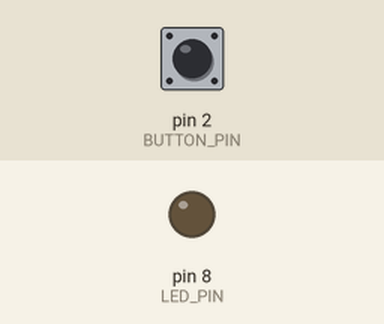
The sketch below on a simulated Arduino Uno, built with avr-gcc and run on an emulated ATmega328P. On the bench: output pins drawn as LEDs (lit = HIGH). The test bench sets the inputs (shaded band); at power-on: pin 2 (BUTTON_PIN) HIGH.

Above: at 1.2 s.
1.3 s: pin 2 (BUTTON_PIN) pulled LOW for 0.15 s
At 2.2 s:
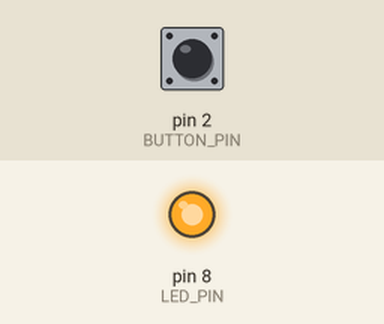
2.9 s: pin 2 (BUTTON_PIN) pulled LOW for 1 s
At 3.4 s:
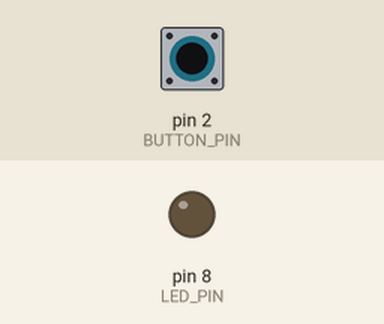
5.4 s: pin 2 (BUTTON_PIN) pulled LOW for 3.2 s
At 6.5 s:
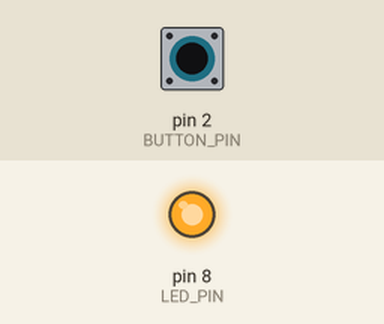
Timing chart, 0 to 8.4 s (numbered marks = the images above; inputs shaded):
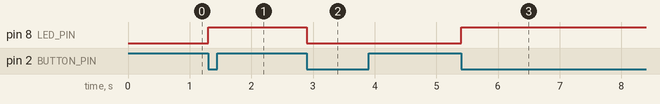

Measured:
- after the input at 1.3 s, pin 8 (LED_PIN): LOW → HIGH at once
- after the input at 2.9 s, pin 8 (LED_PIN): HIGH → LOW at once
- after the input at 5.4 s, pin 8 (LED_PIN): LOW → HIGH at once

The sketch:

button_toggle_debounced.ino
```cpp
// Lesson 02, Extensions 1-2 — toggle the LED on each press, debounced.
// Try building this yourself BEFORE reading! Same wiring as button_led.
//
// Two ideas here:
// 1. Toggle: act only when the button CHANGES from up to down (edge),
//    not while it's held (level).
// 2. Debounce: a real button "bounces" — it makes/breaks contact several
//    times in a few ms. We ignore changes within DEBOUNCE_MS of the last one.

const int LED_PIN = 8;
const int BUTTON_PIN = 2;
const unsigned long DEBOUNCE_MS = 50;

int ledState = LOW;
int lastReading = HIGH;              // HIGH = not pressed (pull-up)
unsigned long lastChangeTime = 0;

void setup() {
  pinMode(LED_PIN, OUTPUT);
  pinMode(BUTTON_PIN, INPUT_PULLUP);
}

void loop() {
  int reading = digitalRead(BUTTON_PIN);

  // Only consider the reading if it's been stable long enough
  if (reading != lastReading && (millis() - lastChangeTime) > DEBOUNCE_MS) {
    lastChangeTime = millis();
    lastReading = reading;

    if (reading == LOW) {            // falling edge = new press
      ledState = !ledState;          // flip the remembered state
      digitalWrite(LED_PIN, ledState);
    }
  }
}
```
